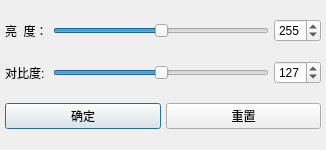
<?xml version="1.0" encoding="UTF-8"?>
<ui version="4.0">
 <class>DialogBrightnessAndContrastAdjust</class>
 <widget class="QDialog" name="DialogBrightnessAndContrastAdjust">
  <property name="geometry">
   <rect>
    <x>0</x>
    <y>0</y>
    <width>326</width>
    <height>150</height>
   </rect>
  </property>
  <property name="windowTitle">
   <string>图像调整 </string>
  </property>
  <layout class="QHBoxLayout" name="horizontalLayout_4">
   <property name="spacing">
    <number>5</number>
   </property>
   <property name="leftMargin">
    <number>5</number>
   </property>
   <property name="topMargin">
    <number>5</number>
   </property>
   <property name="rightMargin">
    <number>5</number>
   </property>
   <property name="bottomMargin">
    <number>5</number>
   </property>
   <item>
    <layout class="QGridLayout" name="gridLayout">
     <item row="0" column="0">
      <layout class="QHBoxLayout" name="horizontalLayout">
       <item>
        <widget class="QLabel" name="label">
         <property name="text">
          <string>亮  度：</string>
         </property>
        </widget>
       </item>
       <item>
        <widget class="QSlider" name="horizontalSliderBrightness">
         <property name="minimum">
          <number>0</number>
         </property>
         <property name="maximum">
          <number>510</number>
         </property>
         <property name="value">
          <number>255</number>
         </property>
         <property name="orientation">
          <enum>Qt::Horizontal</enum>
         </property>
        </widget>
       </item>
       <item>
        <widget class="QSpinBox" name="spinBoxBrightness">
         <property name="minimum">
          <number>0</number>
         </property>
         <property name="maximum">
          <number>510</number>
         </property>
         <property name="value">
          <number>255</number>
         </property>
        </widget>
       </item>
      </layout>
     </item>
     <item row="1" column="0">
      <layout class="QHBoxLayout" name="horizontalLayout_2">
       <item>
        <widget class="QLabel" name="label_2">
         <property name="text">
          <string>对比度: </string>
         </property>
        </widget>
       </item>
       <item>
        <widget class="QSlider" name="horizontalSliderContrast">
         <property name="minimum">
          <number>0</number>
         </property>
         <property name="maximum">
          <number>254</number>
         </property>
         <property name="value">
          <number>127</number>
         </property>
         <property name="orientation">
          <enum>Qt::Horizontal</enum>
         </property>
        </widget>
       </item>
       <item>
        <widget class="QSpinBox" name="spinBoxContrast">
         <property name="minimum">
          <number>0</number>
         </property>
         <property name="maximum">
          <number>254</number>
         </property>
         <property name="value">
          <number>127</number>
         </property>
        </widget>
       </item>
      </layout>
     </item>
     <item row="2" column="0">
      <layout class="QHBoxLayout" name="horizontalLayout_3">
       <item>
        <widget class="QPushButton" name="pushButtonOK">
         <property name="text">
          <string>确定</string>
         </property>
         <property name="icon">
          <iconset>
           <normaloff>resources/ok.png</normaloff>resources/ok.png</iconset>
         </property>
        </widget>
       </item>
       <item>
        <widget class="QPushButton" name="pushButtonReset">
         <property name="text">
          <string>重置</string>
         </property>
         <property name="icon">
          <iconset>
           <normaloff>resources/reset.png</normaloff>resources/reset.png</iconset>
         </property>
        </widget>
       </item>
      </layout>
     </item>
    </layout>
   </item>
  </layout>
 </widget>
 <resources/>
 <connections>
  <connection>
   <sender>horizontalSliderBrightness</sender>
   <signal>valueChanged(int)</signal>
   <receiver>spinBoxBrightness</receiver>
   <slot>setValue(int)</slot>
   <hints>
    <hint type="sourcelabel">
     <x>172</x>
     <y>16</y>
    </hint>
    <hint type="destinationlabel">
     <x>307</x>
     <y>18</y>
    </hint>
   </hints>
  </connection>
  <connection>
   <sender>horizontalSliderContrast</sender>
   <signal>valueChanged(int)</signal>
   <receiver>spinBoxContrast</receiver>
   <slot>setValue(int)</slot>
   <hints>
    <hint type="sourcelabel">
     <x>200</x>
     <y>58</y>
    </hint>
    <hint type="destinationlabel">
     <x>296</x>
     <y>60</y>
    </hint>
   </hints>
  </connection>
  <connection>
   <sender>spinBoxBrightness</sender>
   <signal>valueChanged(int)</signal>
   <receiver>horizontalSliderBrightness</receiver>
   <slot>setValue(int)</slot>
   <hints>
    <hint type="sourcelabel">
     <x>301</x>
     <y>11</y>
    </hint>
    <hint type="destinationlabel">
     <x>128</x>
     <y>13</y>
    </hint>
   </hints>
  </connection>
  <connection>
   <sender>spinBoxContrast</sender>
   <signal>valueChanged(int)</signal>
   <receiver>horizontalSliderContrast</receiver>
   <slot>setValue(int)</slot>
   <hints>
    <hint type="sourcelabel">
     <x>295</x>
     <y>45</y>
    </hint>
    <hint type="destinationlabel">
     <x>207</x>
     <y>61</y>
    </hint>
   </hints>
  </connection>
 </connections>
</ui>
